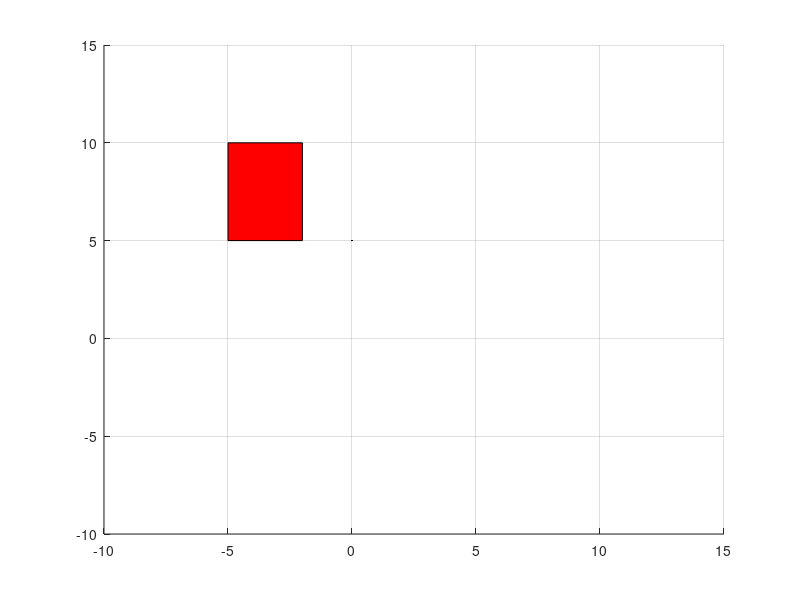

Write MATLAB code to recreate this figure. (Note: this script raises an error after producing the figure.)
%% ME3050 - Dynamics, Modeling, and Control
% Tristan Hill - 10/21/2015
% 1DOF lumped parameter model (mass+spring) 
%%
% using the...
% TIMER CALLBACK CODE - MATLAB CENTRAL
% 
%%
% QUIZ 3 solution

clear all
close all
clc

%define timer function params
p.j=1;
p.t=0;
p.dt=.1;
%define the model parameters (as global vars)
g=9.8;  %m/s^2
% m=100;    %mass of mass (kg)
% k=200;    %spring constant (N/m)
%initial conditions (as global vars)

p.g=g;

p.m=100;
p.k=250;
p.c=100;

p.x0=0;
p.xdot0=0;
p.y0=5;
p.ydot0=8;
p.wn=sqrt(p.k/p.m);

p.dr=p.c/(2*sqrt(p.m*p.k));

p.wd=p.wn*sqrt(1-p.dr^2);

p.phi=atan(sqrt(1-p.dr^2)/p.dr)+pi;

p.tr=(2*pi-p.phi)/p.wd;
p.tp=pi/p.wd;


% p.dr=1;
% p.c=p.dr*(2*sqrt(p.m*p.k))

figure(1)

% prepare the plot
axes('xlim',[-10,15],'ylim',[-10,15]);
grid on
l=line(p.t,p.y0,...
    'userdata',0,...
    'marker','.',...
    'color','black',...
    'markersize',2,...
    'linestyle','-');

%draw a box
p.bht=5;
p.bwt=3;
p.bps=-5;
px=[0 p.bwt p.bwt 0]+p.bps;
py=[0 0 p.bht p.bht]+p.y0;
% 
box=patch(px,py,'red',...
    'userdata',0,...
    'marker','none',...
    'linestyle','-');
shg;   

th=timer;
th.TimerFcn={@model_mck_10_07_2015,p,l,box};
th.StopFcn={@model_stop};
set(th,...
    'period',p.dt,...
    'TasksToExecute', 150,...
    'executionmode','fixedrate');
% ...and start it
input('Press any Key to Start')

start(th);
% while strcmp(get(th,'Running'),'on');end
% delete(th);

% while(t<tmax);
% end
%    
% % clean up
% stop(th);
% delete(th);
% close(h)
